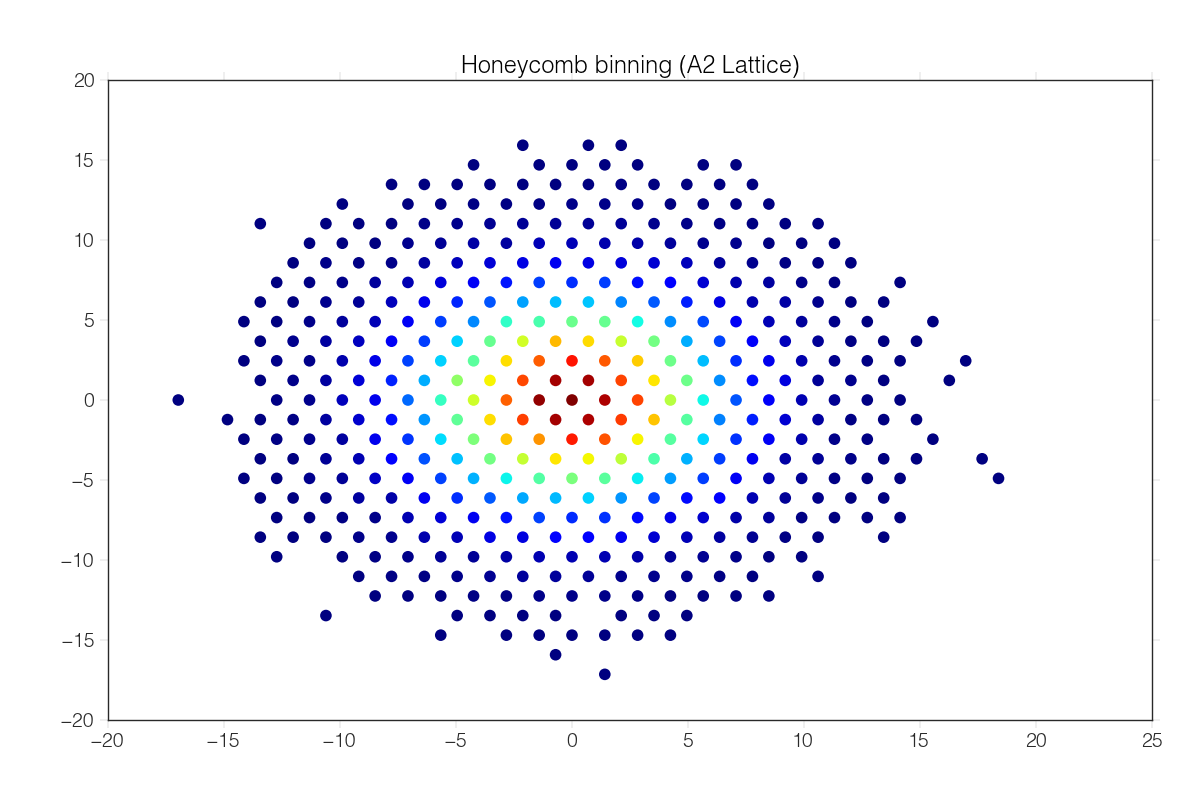

Here is the Python script that generated this plot:
import latbin
import numpy as np

# create some fake data with shape (npts,ndim)
npts,ndim = 60000,2
data = np.random.normal(size=(npts, ndim))*4.0

# create an A2 lattice (honeycomb binning)
a2 = latbin.ALattice(2)

# histogram the data onto A2 Lattice
h = a2.histogram(data)

# get the lattice points in the data space
centers = h.centers()

# show the result
import matplotlib.pylab as plt
plt.title("Honeycomb binning (A2 Lattice)")
plt.scatter(centers[:,0],centers[:,1],c=h.values(), s=70)
plt.show()
